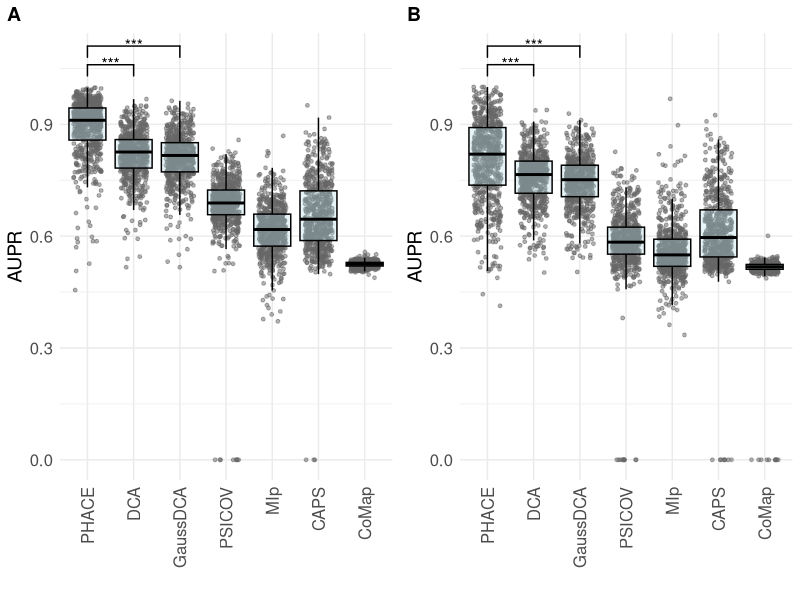

This chart was generated by the following R code:
rm(list=ls())

vect_main <- read.csv("ROCPRMeasures_AllProteins.csv")
vect_main <- as.data.frame(vect_main)

thrs <- c(0, 5)
closes <- 8

for (close in closes){
  for (thr in thrs){
    
    vect <- vect_main[which(vect_main$THR==thr),]
    
    w <- which(vect[,1]=="ZMIp")
    vect[w,1] <- "MIp"
    
    P1 <- vect[which(vect[,1]=="PHACE"),]
    P2 <- vect[which(vect[,1]=="DCA"),]
    P3 <- vect[which(vect[,1]=="GaussDCA"),]
    P4 <- vect[which(vect[,1]=="PSICOV"),]
    P5 <- vect[which(vect[,1]=="MIp"),]
    P6 <- vect[which(vect[,1]=="CAPS"),]
    P7 <- vect[which(vect[,1]=="CoMap"),]
    
    val1 <- as.numeric(P1$AUPR)
    val2 <- as.numeric(P2$AUPR)
    val3 <- as.numeric(P3$AUPR)
    val4 <- as.numeric(P4$AUPR)
    val5 <- as.numeric(P5$AUPR)
    val6 <- as.numeric(P6$AUPR)
    val7 <- as.numeric(P7$AUPR)
    
    library(ggplot2)
    library(ggsignif)
    
    df <- data.frame(
      Algorithm = rep(c("PHACE", "DCA", "GaussDCA", "PSICOV", "MIp", "CAPS", "CoMap"), each = length(val1)),
      Value = c(val1, val2, val3, val4, val5, val6, val7)
    )
    
    df$Algorithm <- factor(df$Algorithm, levels = c("PHACE", "DCA", "GaussDCA", "PSICOV", "MIp", "CAPS", "CoMap"))
    
    p <- ggplot(df, aes(x = Algorithm, y = Value)) +
      geom_jitter(position = position_jitter(width = 0.3), size = 1, alpha = 0.5, color = "grey40") +
      geom_boxplot(width = 0.8, outlier.shape = NA, alpha = 0.3, color = "black", fill = "lightblue") +
      theme_minimal() +
      labs(title = "",
           x = "", y = "AUPR") +
      theme(
        legend.position = "none",
        axis.text.x = element_text(angle = 90, vjust = 0.5, hjust = 1, size = 12),
        axis.text.y = element_text(size = 12),
        axis.title.x = element_text(size = 14),
        axis.title.y = element_text(size = 14)
      ) +
      geom_signif(
        comparisons = list(c("PHACE", "DCA"), c("PHACE", "GaussDCA")),
        y_position = c(1.01, 1.06),  # Adjust these values to control bar height
        textsize = 4,
        vjust = 0.8, 
        map_signif_level = TRUE,
        step_increase = 0,
        color = "black"
      ) +
      coord_cartesian(ylim = c(0, 1.09))
    
    if (thr == 0) {
      p1 <- p
    } else if (thr == 5) {
      p2 <- p
    }
    
    
  }
  
}



library(cowplot)

combined_plot <- plot_grid(p1, p2, ncol = 2, labels = c("A", "B"))
combined_plot 
ggsave(sprintf("AUPR_Revision1.png"), combined_plot, width = 21, height = 10, units = "cm", dpi = 300)
